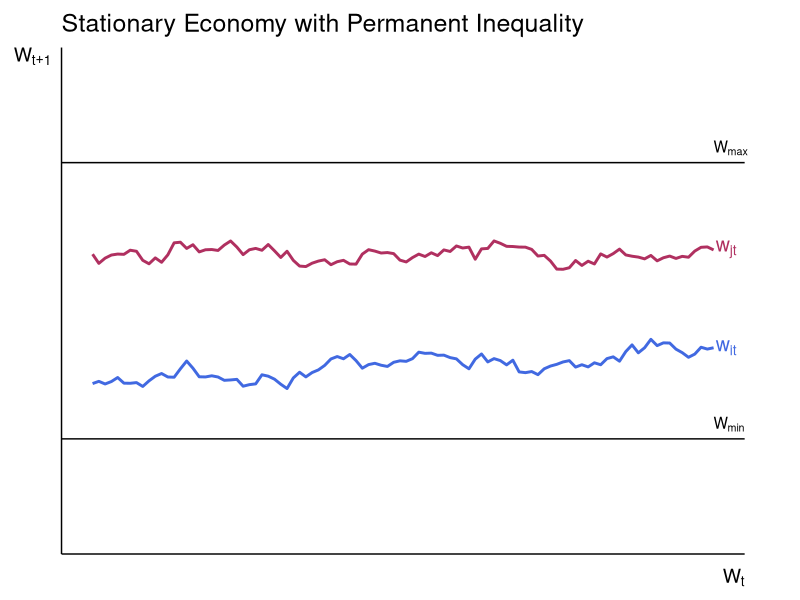

Write the R code that produced this figure.
library(ggplot2)
library(dplyr)

set.seed(5)

n = 100
time = 1:n

y_min <- 2
y_max <- 8

generate_bounded_series <- function(n, y_min, y_max) {
  y <- numeric(n)
  y[1] <- runif(1, y_min, y_max) # Initial value within bounds
  for (t in 2:n) {
    y[t] <- y[t - 1] + rnorm(1, mean = 0, sd = 0.1) # Small random change
    y[t] <- pmin(pmax(y[t], y_min), y_max) # Keep within bounds
  }
  return(y)
}

y_it <- generate_bounded_series(n, y_min, y_max)
y_jt <- generate_bounded_series(n, y_min, y_max)

data <- data.frame(
  time = rep(1:n, 2),
  value = c(y_it, y_jt),
  series = rep(c("y_it", "y_jt"), each = n)
)

ggplot(data, aes(x = time, y = value, color = series)) +
  geom_line(size = 1) + 
  geom_hline(yintercept = y_min, color = "black") +
  geom_hline(yintercept = y_max, color = "black") +
  annotate("text", x = max(data$time), y = y_min, label = "W[min]", parse = TRUE, hjust = 0, vjust = -0.5) +
  annotate("text", x = max(data$time), y = y_max, label = "W[max]", parse = TRUE, hjust = 0, vjust = -0.5) +
  annotate("text", x = max(data$time), y = y_it[n], label = "w[it]", parse = TRUE,
           color = "royalblue", size = 5, fontface = "italic", hjust = -0.1) +
  annotate("text", x = max(data$time), y = y_jt[n], label = "w[jt]", parse = TRUE,
           color = "maroon", size = 5, fontface = "italic", hjust = -0.1) +
  labs(
    x = expression(W[t]),
    y = expression(W[t+1]),
    title = "Stationary Economy with Permanent Inequality"
  ) +
  scale_y_continuous(limits = c(0, 10)) +
  scale_color_manual(values = c("royalblue", "maroon")) +
  coord_cartesian(clip = "off") +
  theme_minimal(base_size = 14) +
  theme(
    axis.text = element_blank(),          # Remove numerical labels on both axes
    axis.line = element_line(color = "black", size = 0.5), # Add axis lines
    axis.title.x = element_text(hjust = 1, vjust = 0),  # Move x-axis label to the end
    axis.title.y = element_text(angle = 0, hjust = 1, vjust = 1),  # Move y-axis label to the top
    panel.grid = element_blank(),         # Remove grid lines for a cleaner look
    legend.position = "none",
    plot.margin = margin(10, 40, 10, 10),
    plot.title = element_text(size = 18)
  )
